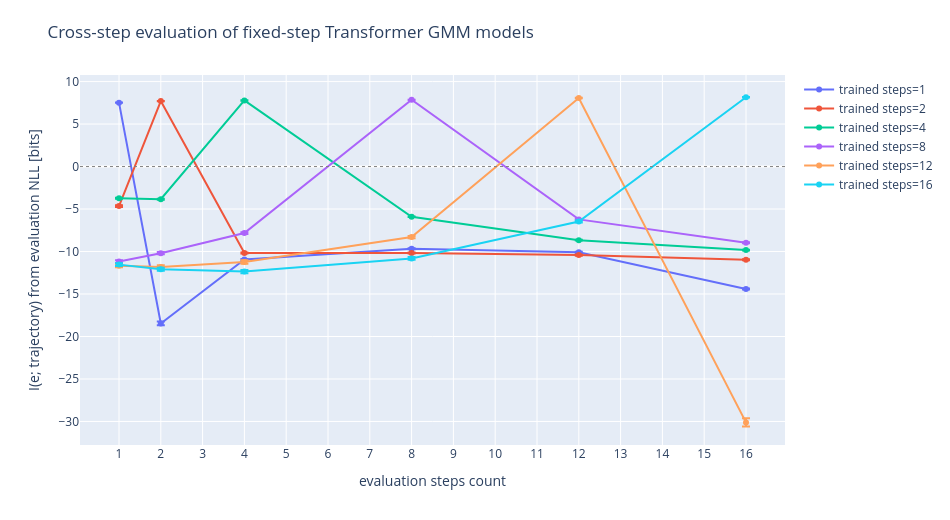

Here is the notebook cell this chart was saved with:
### Code cell
CROSS_STEP_EVAL_SAMPLES = NEURAL_TRAIN_SAMPLES


def endpoint_transformer_forward_variable_length(model, trajectory_features):
    tokens = model.input_projection(trajectory_features)
    cls = model.cls_token.expand(tokens.shape[0], -1, -1)
    tokens = torch.cat([cls, tokens], dim=1)

    position_embedding = model.position_embedding
    if position_embedding.shape[1] == tokens.shape[1]:
        resized_position_embedding = position_embedding
    else:
        cls_position = position_embedding[:, :1, :]
        trajectory_position = position_embedding[:, 1:, :].transpose(1, 2)
        trajectory_position = nn.functional.interpolate(
            trajectory_position,
            size=trajectory_features.shape[1],
            mode="linear",
            align_corners=True,
        ).transpose(1, 2)
        resized_position_embedding = torch.cat(
            [cls_position, trajectory_position], dim=1
        )

    pooled = model.encoder(tokens + resized_position_embedding)[:, 0]
    raw = model.head(pooled)

    components = model.mixture_components
    logits = raw[:, :components]
    raw_means = raw[:, components : components + 2 * components].reshape(
        -1, components, 2
    )
    raw_log_variance = raw[:, components + 2 * components :].reshape(-1, components, 2)
    means = torch.stack(
        [
            math.pi * torch.tanh(raw_means[..., 0]),
            torch.tanh(raw_means[..., 1]),
        ],
        dim=-1,
    )
    variance_unit = torch.sigmoid(raw_log_variance + NEURAL_LOG_VARIANCE_INITIAL_BIAS)
    log_variance = (
        NEURAL_LOG_VARIANCE_MIN
        + (NEURAL_LOG_VARIANCE_MAX - NEURAL_LOG_VARIANCE_MIN) * variance_unit
    )
    return {"logits": logits, "means": means, "log_variance": log_variance}


def evaluate_endpoint_transformer_variable_length(
    model,
    features,
    targets,
    batch_size=NEURAL_BATCH_SIZE,
):
    model.eval()
    nll_values = []
    loader = DataLoader(
        TensorDataset(torch.as_tensor(features), torch.as_tensor(targets)),
        batch_size=batch_size,
        shuffle=False,
    )
    with torch.no_grad():
        for batch_features, batch_targets in loader:
            batch_features = batch_features.to(NEURAL_DEVICE)
            batch_targets = batch_targets.to(NEURAL_DEVICE)
            prediction = endpoint_transformer_forward_variable_length(
                model, batch_features
            )
            nll_values.append(
                endpoint_gmm_nll(prediction, batch_targets, reduction="none")
                .detach()
                .cpu()
            )

    nll_values = torch.cat(nll_values).numpy()
    sem = nll_values.std(ddof=1) / math.sqrt(nll_values.size)
    return {
        "nll_nats": float(nll_values.mean()),
        "nll_sem_nats": float(sem),
        "mi_bits": float(
            (ENDPOINT_CONTINUOUS_ENTROPY_NATS - nll_values.mean()) / math.log(2.0)
        ),
        "mi_sem_bits": float(sem / math.log(2.0)),
    }


def evaluate_models_across_step_counts(
    results,
    eval_step_counts=STEP_COUNT_CHOICES,
    eval_samples=CROSS_STEP_EVAL_SAMPLES,
    seed=NEURAL_SEED + 1,
):
    eval_rng = np.random.default_rng(seed)
    eval_sets = {
        int(step_count): make_neural_endpoint_dataset(
            eval_rng, int(step_count), eval_samples
        )
        for step_count in eval_step_counts
    }

    rows = []
    for trained_steps, result in tqdm(
        sorted(results.items()), desc="cross-step model evaluation", unit="model"
    ):
        model = result["model"]
        feature_mean = result["feature_mean"]
        feature_std = result["feature_std"]
        for eval_steps, (features, targets) in eval_sets.items():
            normalized_features = (features - feature_mean) / feature_std
            metrics = evaluate_endpoint_transformer_variable_length(
                model, normalized_features, targets
            )
            rows.append(
                {
                    "trained_steps": int(trained_steps),
                    "eval_steps": int(eval_steps),
                    **metrics,
                }
            )
    return rows


def plot_cross_step_model_evaluation(rows):
    fig = go.Figure()
    for trained_steps in sorted({row["trained_steps"] for row in rows}):
        curve = sorted(
            [row for row in rows if row["trained_steps"] == trained_steps],
            key=lambda row: row["eval_steps"],
        )
        fig.add_trace(
            go.Scatter(
                x=[row["eval_steps"] for row in curve],
                y=[row["mi_bits"] for row in curve],
                error_y={
                    "type": "data",
                    "array": [row["mi_sem_bits"] for row in curve],
                    "visible": True,
                },
                mode="lines+markers",
                name=f"trained steps={trained_steps}",
                hovertemplate=(
                    "trained steps=%{customdata[0]}<br>"
                    "eval steps=%{x}<br>"
                    "I=%{y:.3f} bits<br>"
                    "NLL=%{customdata[1]:.3f} nats<extra></extra>"
                ),
                customdata=[[trained_steps, row["nll_nats"]] for row in curve],
            )
        )
    fig.add_hline(y=0.0, line_color="gray", line_dash="dot", line_width=1.0)
    fig.update_xaxes(title_text="evaluation steps count", dtick=1)
    fig.update_yaxes(title_text="I(e; trajectory) from evaluation NLL [bits]")
    fig.update_layout(
        title="Cross-step evaluation of fixed-step Transformer GMM models",
        height=520,
        width=950,
        margin={"l": 80, "r": 35, "t": 75, "b": 75},
    )
    fig.show()


cross_step_evaluation_rows = evaluate_models_across_step_counts(
    endpoint_transformer_results
)
plot_cross_step_model_evaluation(cross_step_evaluation_rows)

### Figure 1 — Plotly figure (JSON) as saved in the notebook; plotly's stock layout.template omitted (floating-point values rounded to 4 significant figures)
{"data": [{"customdata": [[1, -2.679], [1, 15.33], [1, 10.11], [1, 9.232], [1, 9.528], [1, 12.52]], "error_y": {"array": [0.02305, 0.2192, 0.06452, 0.06227, 0.06645, 0.06284], "type": "data", "visible": true}, "hovertemplate": "trained steps=%{customdata[0]}<br>eval steps=%{x}<br>I=%{y:.3f} bits<br>NLL=%{customdata[1]:.3f} nats<extra></extra>", "mode": "lines+markers", "name": "trained steps=1", "type": "scatter", "x": [1, 2, 4, 8, 12, 16], "y": [7.517, -18.47, -10.94, -9.668, -10.09, -14.42]}, {"customdata": [[2, 5.755], [2, -2.81], [2, 9.584], [2, 9.584], [2, 9.753], [2, 10.14]], "error_y": {"array": [0.1109, 0.02036, 0.05541, 0.06876, 0.06909, 0.05659], "type": "data", "visible": true}, "hovertemplate": "trained steps=%{customdata[0]}<br>eval steps=%{x}<br>I=%{y:.3f} bits<br>NLL=%{customdata[1]:.3f} nats<extra></extra>", "mode": "lines+markers", "name": "trained steps=2", "type": "scatter", "x": [1, 2, 4, 8, 12, 16], "y": [-4.652, 7.705, -10.18, -10.18, -10.42, -10.98]}, {"customdata": [[4, 5.117], [4, 5.195], [4, -2.862], [4, 6.629], [4, 8.535], [4, 9.342]], "error_y": {"array": [0.05548, 0.05598, 0.02198, 0.03099, 0.03965, 0.04164], "type": "data", "visible": true}, "hovertemplate": "trained steps=%{customdata[0]}<br>eval steps=%{x}<br>I=%{y:.3f} bits<br>NLL=%{customdata[1]:.3f} nats<extra></extra>", "mode": "lines+markers", "name": "trained steps=4", "type": "scatter", "x": [1, 2, 4, 8, 12, 16], "y": [-3.731, -3.843, 7.781, -5.912, -8.661, -9.827]}, {"customdata": [[8, 10.28], [8, 9.6], [8, 7.955], [8, -2.914], [8, 6.841], [8, 8.754]], "error_y": {"array": [0.1576, 0.1278, 0.1059, 0.0212, 0.0434, 0.05879], "type": "data", "visible": true}, "hovertemplate": "trained steps=%{customdata[0]}<br>eval steps=%{x}<br>I=%{y:.3f} bits<br>NLL=%{customdata[1]:.3f} nats<extra></extra>", "mode": "lines+markers", "name": "trained steps=8", "type": "scatter", "x": [1, 2, 4, 8, 12, 16], "y": [-11.18, -10.2, -7.825, 7.855, -6.218, -8.979]}, {"customdata": [[12, 10.62], [12, 10.73], [12, 10.32], [12, 8.286], [12, -3.064], [12, 23.4]], "error_y": {"array": [0.1944, 0.2125, 0.1946, 0.1286, 0.02216, 0.4854], "type": "data", "visible": true}, "hovertemplate": "trained steps=%{customdata[0]}<br>eval steps=%{x}<br>I=%{y:.3f} bits<br>NLL=%{customdata[1]:.3f} nats<extra></extra>", "mode": "lines+markers", "name": "trained steps=12", "type": "scatter", "x": [1, 2, 4, 8, 12, 16], "y": [-11.67, -11.82, -11.23, -8.303, 8.071, -30.11]}, {"customdata": [[16, 10.53], [16, 10.91], [16, 11.09], [16, 10.02], [16, 7.009], [16, -3.122]], "error_y": {"array": [0.1636, 0.176, 0.1936, 0.16, 0.1154, 0.02256], "type": "data", "visible": true}, "hovertemplate": "trained steps=%{customdata[0]}<br>eval steps=%{x}<br>I=%{y:.3f} bits<br>NLL=%{customdata[1]:.3f} nats<extra></extra>", "mode": "lines+markers", "name": "trained steps=16", "type": "scatter", "x": [1, 2, 4, 8, 12, 16], "y": [-11.54, -12.08, -12.35, -10.81, -6.46, 8.156]}], "layout": {"height": 520, "margin": {"b": 75, "l": 80, "r": 35, "t": 75}, "shapes": [{"line": {"color": "gray", "dash": "dot", "width": 1}, "type": "line", "x0": 0, "x1": 1, "xref": "x domain", "y0": 0, "y1": 0, "yref": "y"}], "title": {"text": "Cross-step evaluation of fixed-step Transformer GMM models"}, "width": 950, "xaxis": {"dtick": 1, "title": {"text": "evaluation steps count"}}, "yaxis": {"title": {"text": "I(e; trajectory) from evaluation NLL [bits]"}}}}
